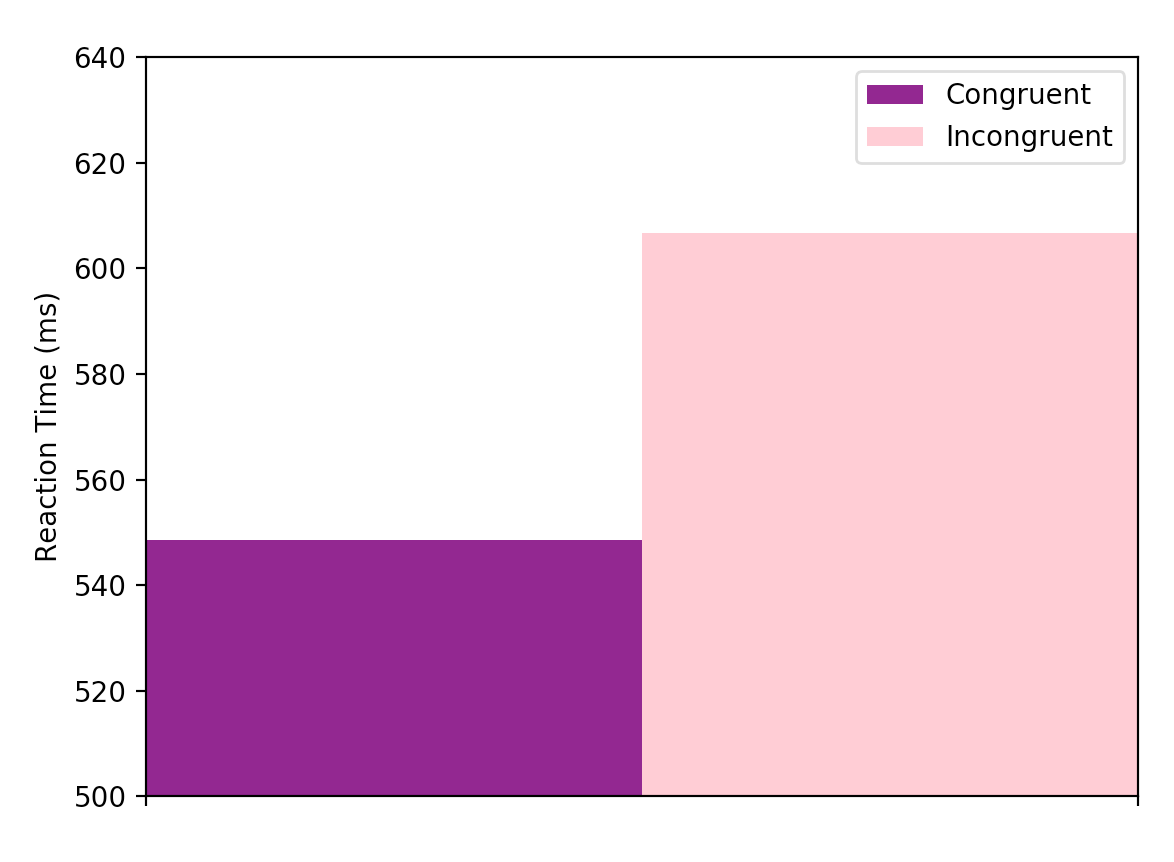

Recreate this plot in Python.
import sqlite3 
import matplotlib.pyplot as plt
db = sqlite3.connect('stroop_data.db')

cur = db.cursor()
cur.execute('SELECT congruency, rt FROM data')
data = cur.fetchall()

congruent = 0
incongruent = 0
rt_con = []
rt_incon = []

for i in range(0,len(data)):
    if data[i][0] == 'I':
        rt_incon.append(data[i][1])
        incongruent += 1
    elif data[i][0] == 'C':
        rt_con.append(data[i][1])
        congruent += 1

con_hist = sum(rt_con)/len(rt_con)
incon_hist = sum(rt_incon)/len(rt_incon)

xvalues = [1,2]
labels = [' ',' ']
plt.xticks(xvalues, labels)
plt.axis([1,2,500,640])
plt.bar(xvalues[0], con_hist, align='center', width=1,color='purple',label='Congruent')
plt.bar(xvalues[1], incon_hist, align='center',width=1,color='pink', label='Incongruent')
plt.legend()
plt.ylabel("Reaction Time (ms)")
plt.show()
db.close()

print((con_hist, incon_hist))
